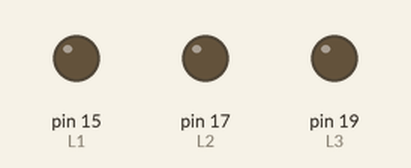
This sketch was run on a simulated Arduino Uno, built with avr-gcc and run on an emulated ATmega328P. Parts: output pins drawn as LEDs (lit = HIGH).

Above: at 0.5 s.
At 2.5 s:
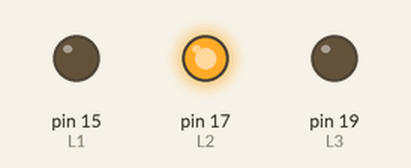
At 3.5 s:
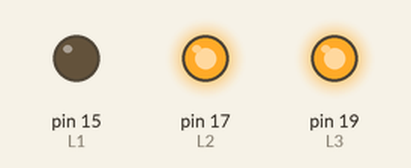
At 4.5 s:
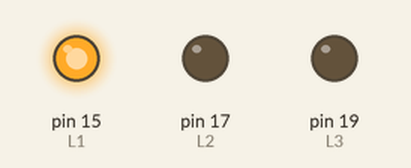
At 6.5 s:
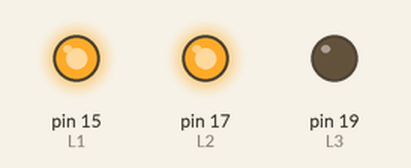
At 9.5 s:
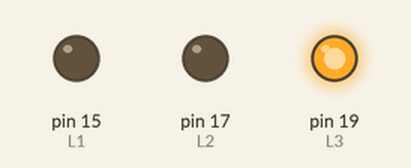
Timing chart, 0 to 10.4 s (numbered marks = the images above):
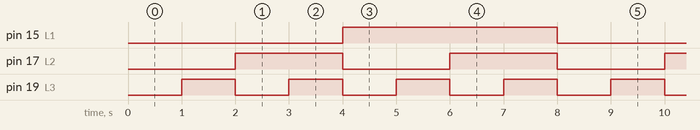

The sketch:

sketch_jun30d.ino
```cpp
#define L1 15
#define L2 17
#define L3 19
void setup() {
  // put your setup code here, to run once:
pinMode(L1, OUTPUT);
pinMode(L2, OUTPUT);
pinMode(L3, OUTPUT);
}

void loop() {
  // put your main code here, to run repeatedly:
digitalWrite(L1, 0);
digitalWrite(L2, 0);
digitalWrite(L3, 0);
delay(1000);
digitalWrite(L1, 0);
digitalWrite(L2, 0);
digitalWrite(L3, 1);
delay(1000);
digitalWrite(L1, 0);
digitalWrite(L2, 1);
digitalWrite(L3, 0);
delay(1000);
digitalWrite(L1, 0);
digitalWrite(L2, 1);
digitalWrite(L3, 1);
delay(1000);
digitalWrite(L1, 1);
digitalWrite(L2, 0);
digitalWrite(L3, 0);
delay(1000);
digitalWrite(L1, 1);
digitalWrite(L2, 0);
digitalWrite(L3, 1);
delay(1000);
digitalWrite(L1, 1);
digitalWrite(L2, 1);
digitalWrite(L3, 0);
delay(1000);
digitalWrite(L1, 1);
digitalWrite(L2, 1);
digitalWrite(L3, 1);
delay(1000);
}
```

Measured:
- by itself, pin 15 (L1): alternates HIGH for 4.0 s and LOW for 4.0 s
- by itself, pin 17 (L2): alternates HIGH for 2.0 s and LOW for 2.0 s
- by itself, pin 19 (L3): alternates HIGH for 1.0 s and LOW for 1.0 s
